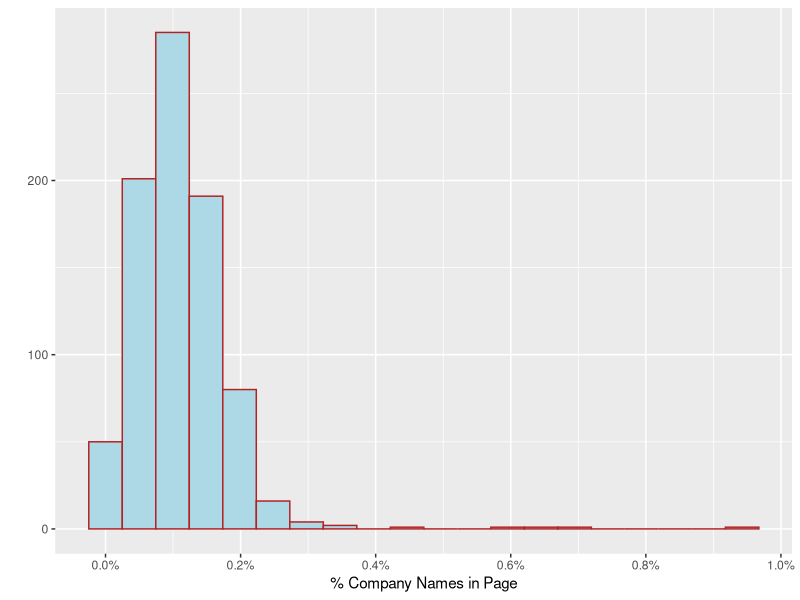
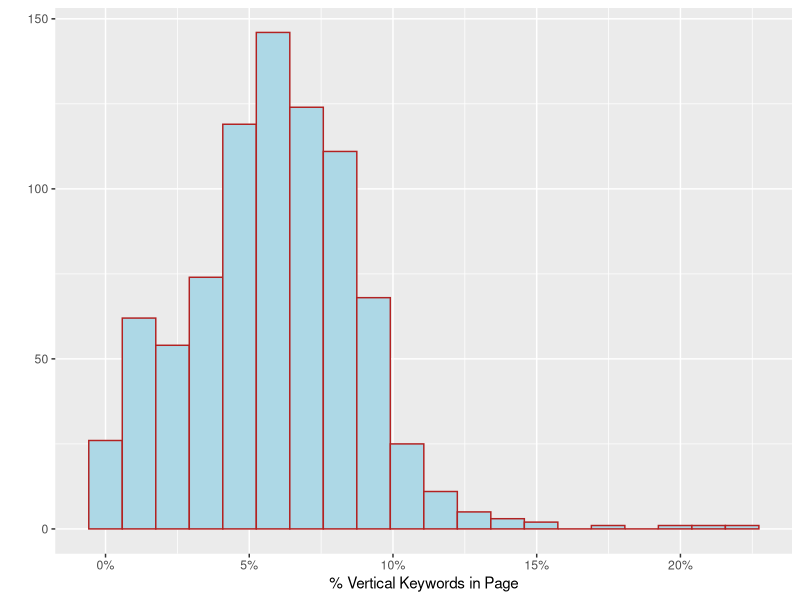
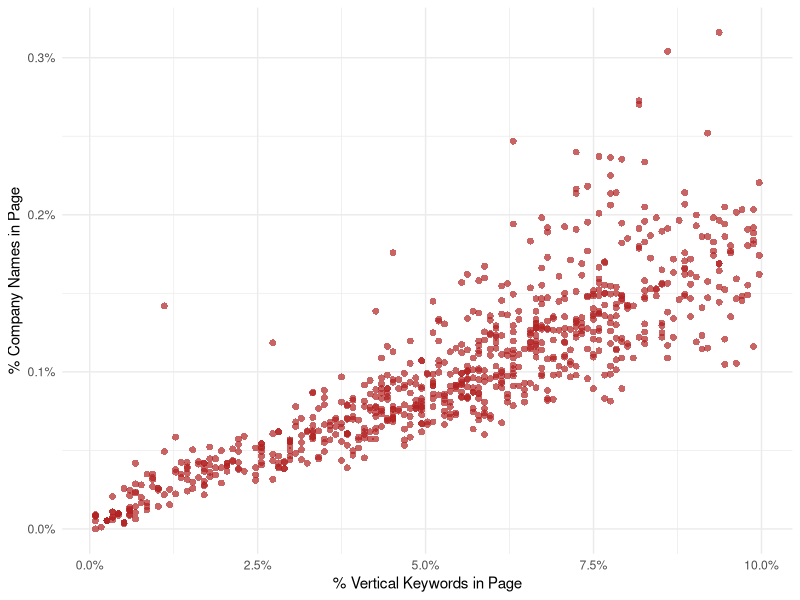
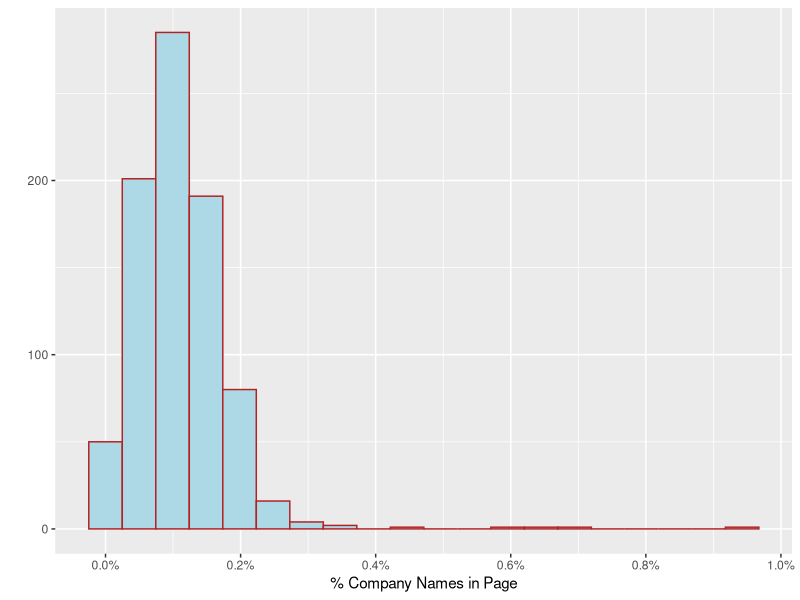
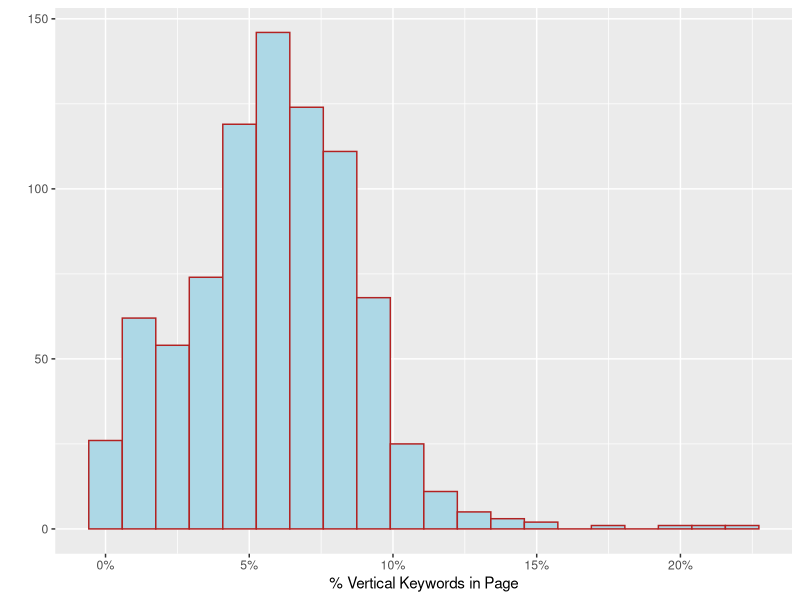
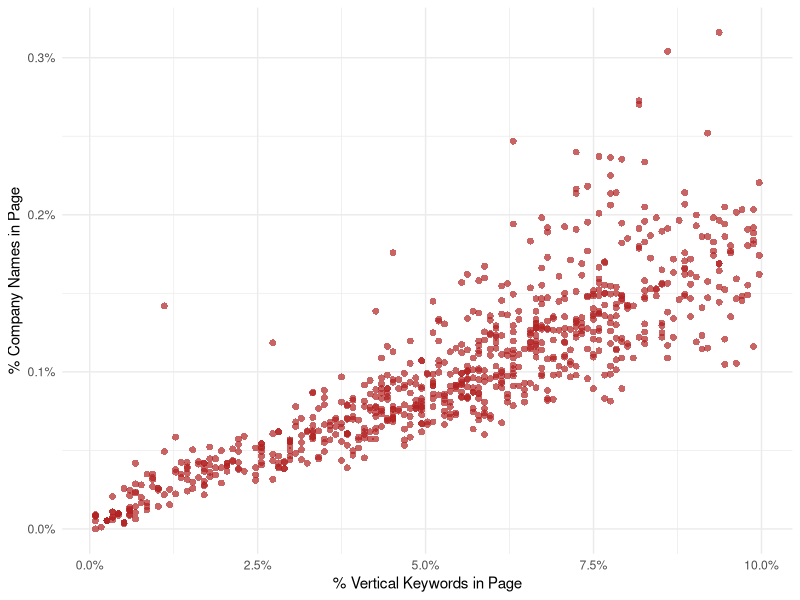

R code for these plots, in order:
library(data.table)
library(ggplot2)
library(scales)

prop <- read.csv('../data/proportion_companies.csv', header=TRUE)
prop <- prop[prop$is_bad_url == 0, ]

# Plot the percentage of company names
g1 <- ggplot(data = prop, aes(x=name_prop)) + geom_histogram(color='firebrick', fill='lightblue', bins=20)
g1 <- g1 + labs(x = '% Company Names in Page', y = "") + scale_x_continuous(labels = percent, breaks=seq(0, 0.01, 0.002))
ggsave(file="../figures/our_work/name_prop.png", g1)
g1

# Plot the percentage of keywords
g2 <- ggplot(data = prop, aes(x=vert_desc_prop)) + geom_histogram(color='firebrick', fill='lightblue', bins=20)
g2 <- g2 + labs(x = '% Vertical Keywords in Page', y = "") + scale_x_continuous(labels = percent)
ggsave(file="../figures/our_work/prop_hist.png", g2)
g2

prop.filtered <- prop[prop$vert_desc_prop <= 0.1 & prop$name_prop <= 0.005, ]
g3 <- ggplot(data=prop.filtered, aes(x=vert_desc_prop, y=name_prop))
g3 <- g3 + geom_point(shape=16, size=2, alpha=.7, show.legend=FALSE, color='firebrick')
g3 <- g3 + labs(x='% Vertical Keywords in Page', y='% Company Names in Page')
g3 <- g3 + scale_x_continuous(labels = percent) + scale_y_continuous(labels = percent) + theme_minimal()
ggsave(file="../figures/our_work/comp_scatter.png", g3)
g3

cor(prop$vert_desc_prop, prop$name_prop)


#------------------------------------
# Load check rewards data
check_df <- read.csv('results/check_rewards.csv')
# check_df$name <- as.character(check_df$name)
# check_df$name_length <- nchar(check_df$name)
# check_df <- check_df[order(check_df$name_length), ]

check_df <- check_df[check_df$count > 0, ]
check_df <- check_df[order(-check_df$count), ]


# Load vert frequency data
vert_df <- read.csv('results/vert_freq.csv')
View(vert_df)


# Load crawled pages
crawled_pages <- read.csv('results/crawled_pages.csv')
View(crawled_pages)






